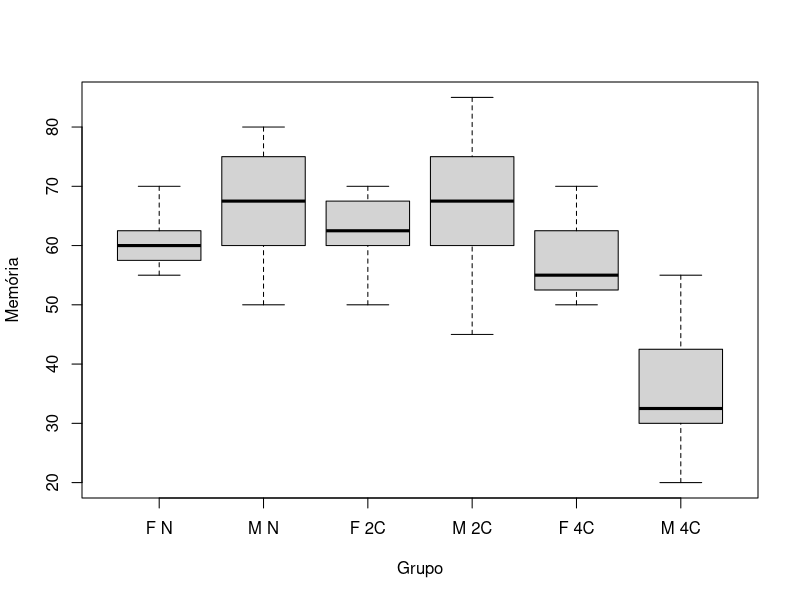
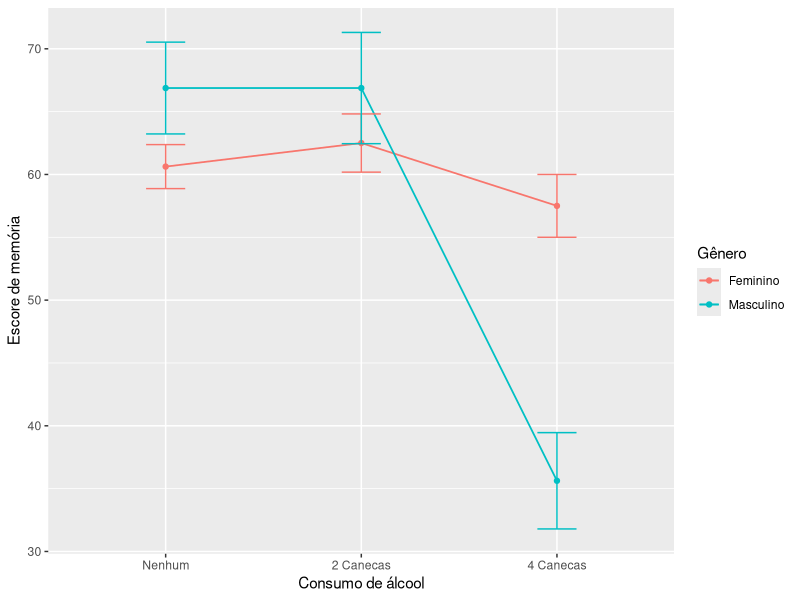

Write R code to recreate these figures, in order. (Note: this script raises an error after producing the figures.)
## ---- chunk 1
library(dplyr)                                
library(car)                                
library(rstatix)                                
library(emmeans)
library(ggplot2)
library(knitr)
library(kableExtra)
library(htmltools)
## ---- chunk 2
dados <- read.csv2('Banco de Dados 6.csv')
glimpse(dados)
## ---- chunk 3
kable(head(dados, 10), col.names = c("Gênero", "Álcool", "Memória", "Latência")) %>%
  kable_styling(full_width = F, bootstrap_options = c("striped", "hover", "condensed", "responsive"))
## ---- chunk 4
dados$Alcool <- factor(dados$Alcool,
                       levels = c("Nenhum",
                                  "2 Canecas",
                                  "4 Canecas"))
## ---- chunk 5
dados %>% group_by(Genero, Alcool) %>% 
  shapiro_test(Memoria)
## ---- chunk 6
boxplot(dados$Memoria ~ dados$Genero:dados$Alcool, ylab = "Memória", xlab = "Grupo",
        names = c("F N", "M N", "F 2C", "M 2C", "F 4C", "M 4C"))
## ---- chunk 7
leveneTest(Memoria ~ Genero*Alcool, dados, center = mean)
## ---- chunk 8
options(contrasts = c("contr.sum", "contr.poly"))
## ---- chunk 9
mod.ANOVA <- aov(Memoria ~ Genero*Alcool, dados)
## ---- chunk 10
Anova(mod.ANOVA, type = 'III')
## ---- chunk 11
ggplot(dados, aes(x = Alcool, y = Memoria, group = Genero, color = Genero)) +
  geom_line(stat = "summary", fun.data = "mean_se", size = 0.6) +
  geom_point(stat = "summary", fun.y = "mean") +
  geom_errorbar(stat = "summary", fun.data = "mean_se", width = 0.2) +
  ylab("Escore de memória") +
  xlab("Consumo de álcool") +
  labs(color = "Gênero")
## ---- chunk 12
dados %>% group_by(Genero) %>% 
  emmeans_test(Memoria ~ Alcool, p.adjust.method = "bonferroni")
## ---- chunk 13
dados %>% group_by(Alcool) %>% 
  emmeans_test(Memoria ~ Genero, p.adjust.method = "bonferroni")
## ---- chunk 14
resumo <- dados %>% group_by(Genero, Alcool) %>%
                    get_summary_stats(Memoria, type = "mean_sd")

kable(resumo,
      col.names = c("Gênero", "Álcool", "Variável", "n", "Média", "Desvio Padrão")) %>%
  kable_styling(full_width = F, bootstrap_options = c("striped", "hover", "condensed", "responsive"))
## ---- chunk 15
ggplot(dados, aes(x = Alcool:Genero, y = Memoria, color = Genero)) +
  geom_point() +
  geom_errorbar(stat = "summary", fun.data = "mean_se", width = 0.2) +
  ylab("Escore de memória") +
  xlab("Consumo de álcool") +
  labs(color = "Gênero") +
  scale_x_discrete(labels = c('F-N','M-N','F-2C','M-2C','F-4C','M-4C')) +
  stat_summary(fun.y = mean, fun.ymin = mean, fun.ymax = mean,
               geom="crossbar", width = 0.5, size = 0.1, show.legend = FALSE)
